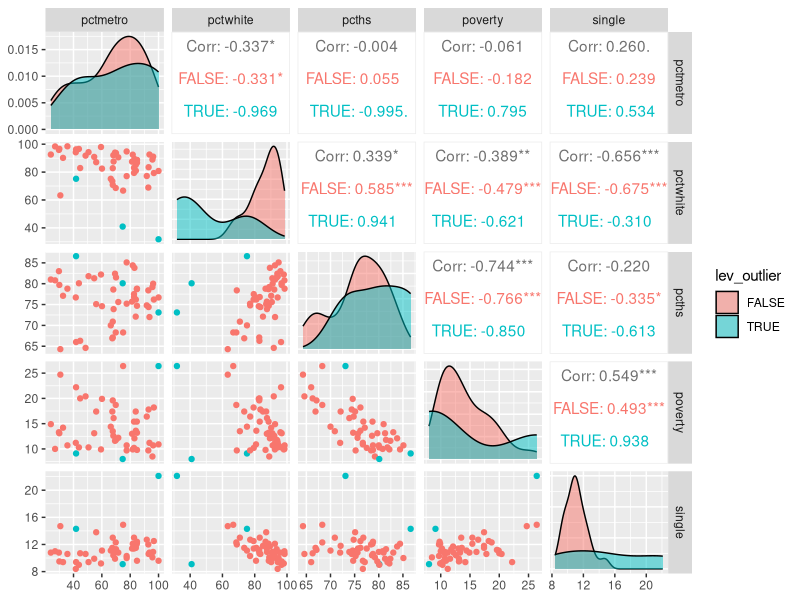
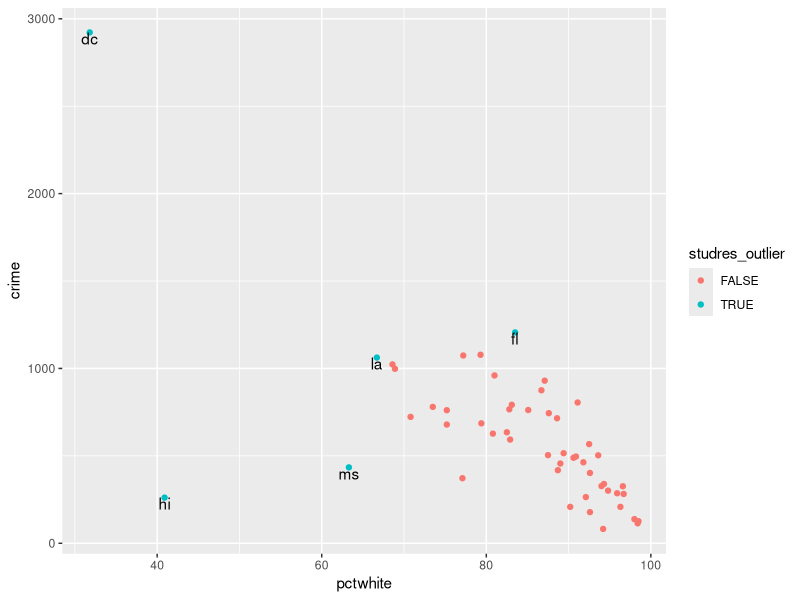

Write R code to recreate these figures, in order.
library(tidyverse)
library(GGally)

crime <- read_csv("data/crime.csv")

crime_model <- lm(crime ~ pctmetro + pctwhite + pcths + poverty + single, data = crime)
# or 
# model_crime <-lm(crime~.-state, data = crime))

lev <- influence(crime_model)$hat

cd <- cooks.distance(crime_model)

studres <- rstudent(crime_model)

# the stundentized residuals in the lecture
print(summary(crime_model))
print("===================================")
print(summary(crime_model)$sigma)

studres_crime <- residuals(crime_model) / (summary(crime_model)$sigma * sqrt(1 - lev))

# outlier means > 2 times the mean leverage
crime$lev_outlier <- lev > 2 * mean(lev)
# cook's distance outlier when cook's distance for resid e is > 0.5
crime$cookd_outlier <- cd > 0.5
# studentized residual > 2 or 3 means model does not fit it well
crime$studres_outlier <- abs(studres) > 2.0

which(crime$lev_outlier)
which(crime$cookd_outlier)
which(crime$studres_outlier)

ggpairs(crime, columns = 3:7, # select appropriate columns
    mapping = aes(color = lev_outlier), # Add color asthetics to specify outliers
    legend = 1, # Takes the legend of the first plot 
    diag = list(continuous = wrap("densityDiag", alpha = 0.5)) # Transparent density plots on the diagonal
)

ggplot(crime, aes(x = pctwhite, y = crime)) +
    geom_point(aes(colour = studres_outlier)) +
    geom_text(aes(label = ifelse(studres_outlier, state, "")), vjust = 1) # defines the vertical position of the labels

